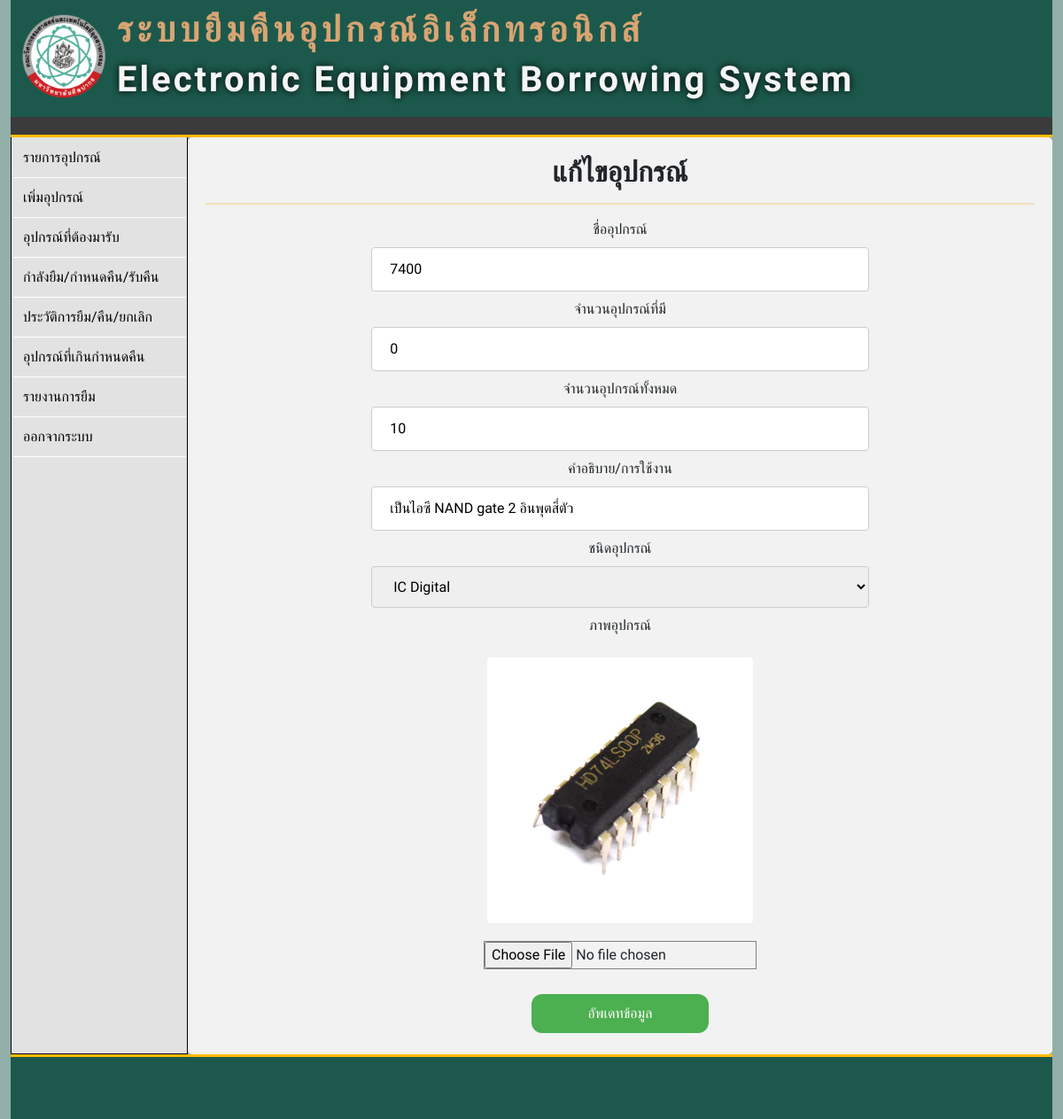
/a_eq_edit.php?eq_id=1, run on the app's committed database.
### tables this page shows
CREATE TABLE `tb_equipment` (
  `eq_id` int(100) NOT NULL,
  `eq_name` varchar(255) NOT NULL,
  `eq_typeid` int(11) NOT NULL,
  `eq_descriptions` longtext DEFAULT NULL,
  `eq_image` varchar(255) DEFAULT NULL,
  `eq_remain` int(100) NOT NULL,
  `eq_total` int(100) NOT NULL,
  `eq_status` int(10) NOT NULL DEFAULT 1,
  `added_time` date DEFAULT current_timestamp()
);

CREATE TABLE `tb_eq_type` (
  `eq_typeid` int(11) NOT NULL,
  `eq_typename` varchar(50) NOT NULL
);

### function/function.php (called while the page is built, shortened)
<?php
class DB_con
{
    public function __construct()
    {
        $conn = mysqli_connect(DB_SERVER, DB_USER, DB_PASS, DB_NAME);
        $this->dbcon = $conn;
    }
    public function eq_id_fetch($eq_id)
    {
        $result = mysqli_query($this->dbcon, "SELECT a.eq_id, a.eq_name, a.eq_descriptions, a.eq_image, a.eq_remain, a.eq_total, b.eq_typeid, b.eq_typename FROM tb_equipment a, tb_eq_type b WHERE a.eq_typeid=b.eq_typeid AND a.eq_id='$eq_id'");
        return $result;
    }
}
?>

### a_eq_edit.php (the view, shortened to what this page needs)
<!DOCTYPE html>
<html lang="en">
<head>
    <link href="https://cdn.jsdelivr.net/npm/bootstrap@5.1.2/dist/css/bootstrap.min.css" rel="stylesheet">
    <link rel="stylesheet" href="css/eq_add.css">
</head>
<body style="background-color: #91AFA8">
    <div class="container-fluid">
        <?php
            include "item/pageheader.php";
        ?>
        <div class="main">
            <aside>
                <?php
                    include "item/menubar_a.php";
                ?>
            </aside>
            <?php
                include_once('function/function.php');
                $eq_id_fetch = new DB_con();
                $eq_id = $_SESSION['eq_id'];
                $sql = $eq_id_fetch->eq_id_fetch($eq_id);
                while($row = mysqli_fetch_array($sql)) {
            ?>
            <form class="form" action="function/eq_edit.php" method="post" enctype="multipart/form-data">
                <h2 style="font-weight: bold;">แก้ไขอุปกรณ์</h2>
                <hr class="s1">
                <label>ชื่ออุปกรณ์</label><br>
                <input type="text" name="eq_name" value="<?php echo $row['eq_name']; ?>"><br>
                <label>จำนวนอุปกรณ์ที่มี</label><br>
                <input type="text" name="eq_remain" value="<?php echo $row['eq_remain']; ?>"><br>
                <label>จำนวนอุปกรณ์ทั้งหมด</label><br>
                <input type="text" name="eq_total" value="<?php echo $row['eq_total']; ?>"><br>
                <label>คำอธิบาย/การใช้งาน</label><br>
                <input type="text" name="eq_descriptions" value="<?php echo $row['eq_descriptions']; ?>"><br>
                <label for="#">ชนิดอุปกรณ์</label><br>
                <select name="eq_typeid" id="eq_typeid">
                        <option value="<?php echo $row['eq_typeid']; ?>" selected ><?php echo $row['eq_typename']; ?></option>
                </select><br>
                <label>ภาพอุปกรณ์</label><br><br>
                <img src="photo_equipment/<?php echo $row['eq_typename']; ?>/<?php echo $row['eq_image']; ?>" class="rounded mx-auto d-block" width="300" alt="">
                <input style="border: solid gray 0.5px;margin-top: 20px;" type="file" name="eq_image"><br><br>
                <?php } ?>
                <button class="button" type="submit" name="eq_update" class="btn">อัพเดทข้อมูล</button>
            </form>
        </div>
        <?php
            include "item/footer.php";
        ?>
    </div>
</body>
</html>

### css/eq_add.css (style rules this page uses)
* { margin: 0; padding: 0; box-sizing: border-box; font-family: 'Trirong', serif; }
.main { display: flex; }
aside { width: 200px; align-self: stretch; background-color: #E2E2E2; border: 1px solid black; border-top: none; }
form { flex: 1; padding: 10px 10px; flex-wrap: wrap; text-align: center; border-radius: 5px; background-color: #f2f2f2; padding: 20px; }
input[type=text], select { width: 60%; padding: 12px 20px; margin: 8px 0; display: inline-block; border: 1px solid #ccc; border-radius: 4px; box-sizing: border-box; }
.button { background-color: #4CAF50; border: none; color: white; padding: 10px; text-align: center; text-decoration: none; display: inline-block; font-size: 16px; margin: 4px 2px; cursor: pointer; border-radius: 12px; width: 200px; }
hr { border-left: 0; }
hr.s1 { border-top: 2px solid rgb(255, 166, 0); }

### css/pageheader.css (style rules this page uses)
* { margin: 0; padding: 0; box-sizing: border-box; font-family: 'Trirong', serif; }
.main { display: flex; }
aside { width: 200px; align-self: stretch; background-color: #E2E2E2; border: 1px solid black; border-top: none; }

### data on the page
tb_equipment: eq_name "7400", eq_remain "0", eq_total "10", eq_descriptions "เป็นไอซี NAND gate 2 อินพุตสี่ตัว", eq_typeid "IC Digital", eq_typeid+eq_image (picture)
